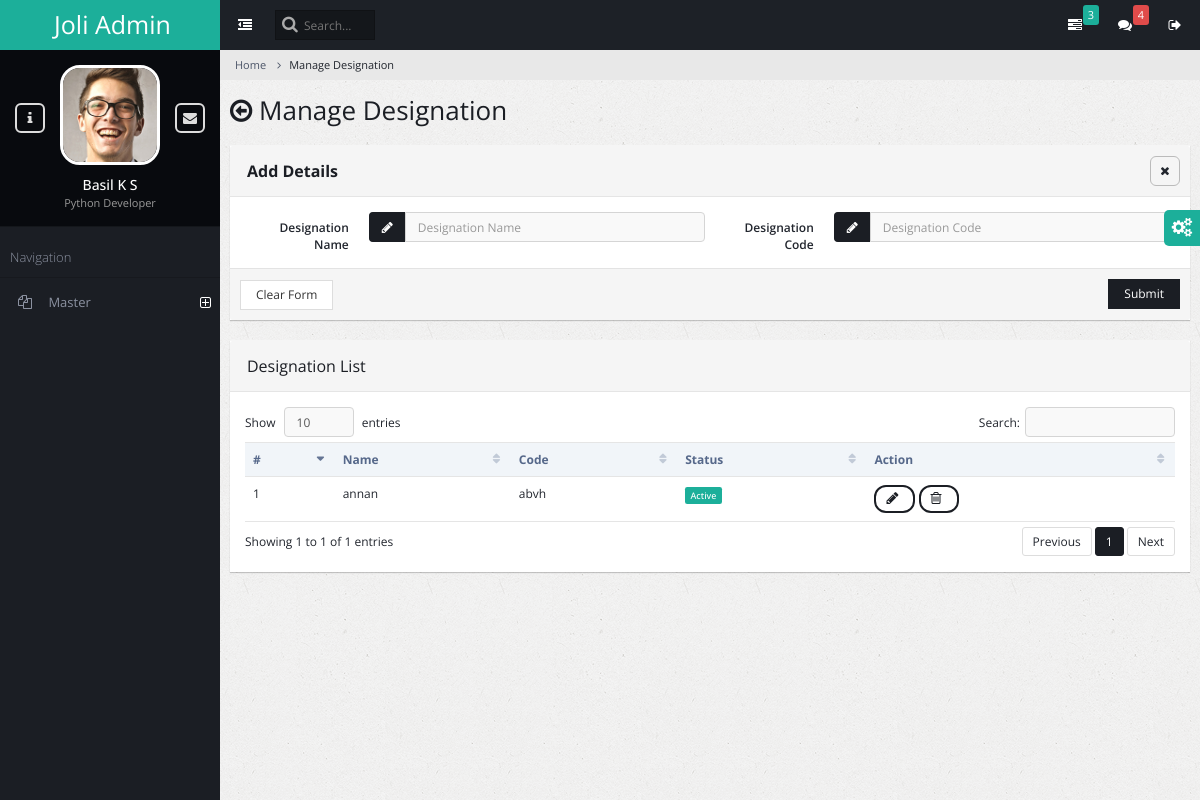
The app's page /admin_master_desig_mng/ with its own data.
### admin_master/models.py (models this page shows)
class masterdesig(models.Model):
    designame=models.CharField(max_length=100)
    desigcode=models.CharField(max_length=100)
    status=models.IntegerField(default=1)

### admin_master/views.py (the view, shortened to what this page needs)
# urls.py: path('admin_master_desig_mng/', views.admin_master_desig_mng,name="admin_master_desig_mng"),
@csrf_exempt
def admin_master_desig_mng(request):
    message=''
    designations = masterdesig.objects.all()
    return render(request, 'designation_manage.html', {'mess': message, 'designations': designations})

### admin_master/templates/designation_manage.html (shortened to what this page needs)
{% load static %}
<!DOCTYPE html>
<html lang="en">
    <head>
        <link rel="stylesheet" type="text/css" id="theme" href="{% static 'css/theme-default.css' %}"/>
    </head>
    <body>
        <div class="page-container">
           {% include 'master_sidebar.html' %}
            <div class="page-content">
                {% include 'topbar.html' %}
                <ul class="breadcrumb">
                    <li><a href="#">Home</a></li>
                    <li class="active">Manage Designation</li>
                </ul>
                <div class="page-title">
                    <h2><span class="fa fa-arrow-circle-o-left"></span> Manage Designation</h2>
                </div>
                <div class="page-content-wrap">
                 <div class="row">
                  <div class="col-md-12">
                    <form class="form-horizontal" method="post" action="{% url 'admin_master_desig_mng' %}">
                        <div class="panel panel-default">
                            <div class="panel-heading">
                                <h3 class="panel-title"><strong>Add Details</strong></h3>
                                <ul class="panel-controls">
                                    <li><a href="#" class="panel-remove"><span class="fa fa-times"></span></a></li>
                                </ul>
                            </div>
                            <div class="panel-body">
                                <div class="row">
                                    <div class="col-md-6">
                                        <div class="form-group">
                                            <label class="col-md-3 control-label">Designation Name</label>
                                            <div class="col-md-9">
                                                <div class="input-group">
                                                    <span class="input-group-addon"><span class="fa fa-pencil"></span></span>
                                                    <input type="text" class="form-control" placeholder="Designation Name" name="desig_name">
                                                </div>
                                            </div>
                                        </div>
                                    </div>
                                    <div class="col-md-6">
                                        <div class="form-group">
                                            <label class="col-md-3 control-label">Designation Code</label>
                                            <div class="col-md-9">
                                                <div class="input-group">
                                                    <span class="input-group-addon"><span class="fa fa-pencil"></span></span>
                                                    <input type="text" class="form-control" placeholder="Designation Code" name="desig_code">
                                                </div>
                                            </div>
                                        </div>
                                    </div>
                                </div>
                            </div>
                            <div class="panel-footer">
                                <button class="btn btn-default">Clear Form</button>
                                <button class="btn btn-primary pull-right">Submit</button>{{mess}}
                            </div>
                        </div>
                        </form>
                 <div class="panel panel-default">
                    <div class="panel-heading">
                        <h3 class="panel-title">Designation List </h3>
                    </div>
                    <div class="panel-body">
                        <table class="table datatable">
                            <thead>
                                <tr>
                                    <th>#</th>
                                    <th>Name</th>
                                    <th>Code</th>
                                    <th>Status</th>
                                    <th>Action</th>
                                </tr>
                            </thead>
                            <tbody>
                                {% for desig in designations %}
                                <tr>
                                    <td>{{ forloop.counter }}</td>
                                    <td>{{ desig.designame }}</td>
                                    <td>{{ desig.desigcode }}</td>
                                    {% if desig.status == 1 %}
                                    <td><span class="label label-warning">Active</span></td>
                                    {% endif %}
                                    <td>
                                        <a href="#" class="btn btn-primary btn-rounded" data-toggle="modal" data-target="#modal_basic">
                                             <span class="fa fa-pencil"></span>
                                        </a>
                                        <a href="#" class="btn btn-primary btn-rounded mb-control"  data-box="#mb-delete">
                                            <span class="fa fa-trash-o"></span>
                                       </a>
                                    </td>
                                </tr>
                                {% endfor %}
                            </tbody>
                        </table>
                    </div>
                  </div>
                </div>
            </div>
                </div>
            </div>
        </div>
    </body>
</html>

### records on screen
masterdesig: designame "annan", desigcode "abvh", status "Active"
